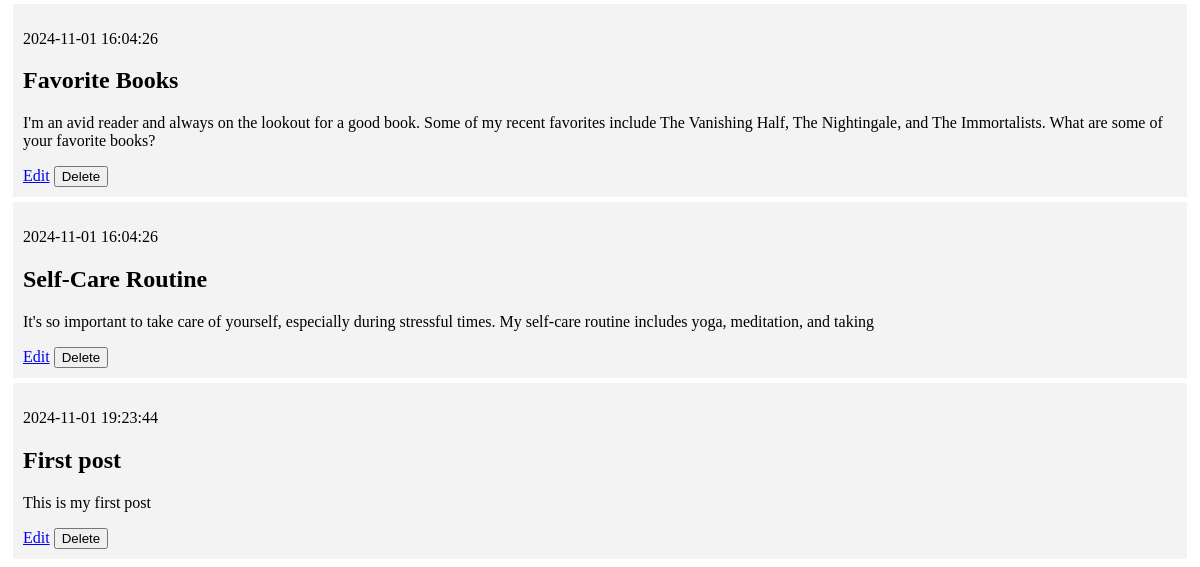
The app's page / (lower part), older data.
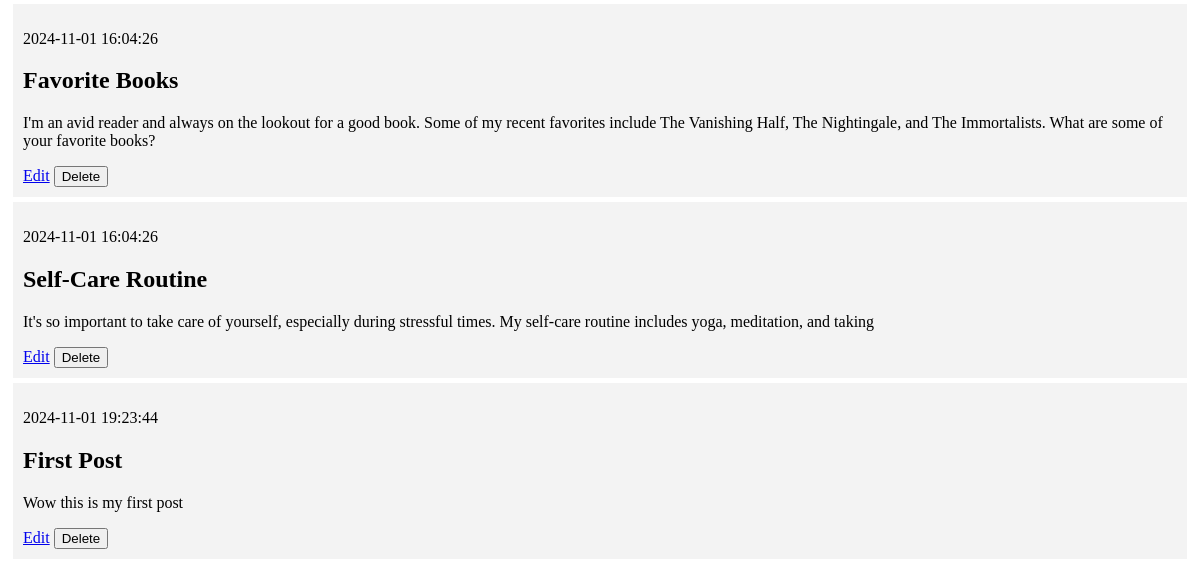
The same page, newer data.
### tables this page shows
CREATE TABLE posts (
    id INTEGER PRIMARY KEY AUTOINCREMENT,
    created TIMESTAMP NOT NULL DEFAULT CURRENT_TIMESTAMP,
    title TEXT NOT NULL,
    content TEXT NOT NULL
);

### app.py (the view)
@app.route('/')
def index():
    conn =get_db_connection()
    posts = conn.execute('SELECT * FROM posts').fetchall()
    conn.close()
    return render_template('index.html',posts=posts)

### app.py (called while the page is built)
def get_db_connection():
    conn = sqlite3.connect('database.db')
    conn.row_factory = sqlite3.Row
    return conn

### templates/index.html (shortened to what this page needs)
{% extends 'base.html' %}
{% block content %}
    {% for post in posts %}
        <div class='post'>
            <p>{{ post['created'] }}</p>
            <h2>{{ post['title'] }}</h2>
            <p>{{ post['content'] }}</p>
            <a href="{{ url_for('edit', id=post['id']) }}">Edit</a>
            <form action="{{ url_for('delete_post', id=post['id']) }}" method="POST" style="display:inline;">
                <button type="submit" onclick="return confirm('Are you sure you want to delete this post?');">
                    Delete
                </button>
            </form>
        </div>
    {% endfor %}
{% endblock %}

Row changes from the older to the newer data that the page shows:
changed posts: title "First post" → "First Post"; content "This is my first post" → "Wow this is my first post"
